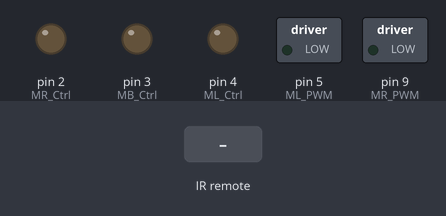
Simulated run of this sketch. Board: Arduino Uno, built with avr-gcc and run on an emulated ATmega328P. On the bench: switched loads named in the sketch (green lamp = pin HIGH), output pins drawn as LEDs (lit = HIGH). The test bench sets the inputs (shaded band).

Above: at 1.2 s.
1.3 s: infrared code 0x807F10EF received
At 2.2 s:
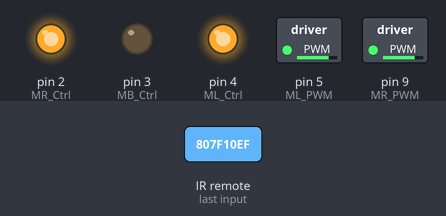
2.8 s: infrared code 0x807F906F received
At 3.3 s:
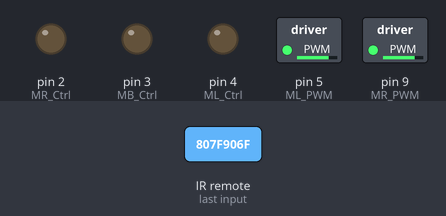
4.3 s: infrared code 0x807F609F received
At 5.5 s:
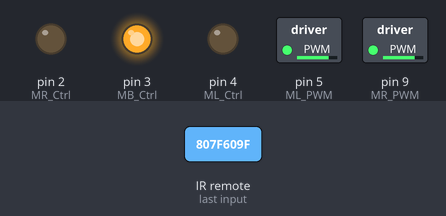
5.8 s: infrared code 0x807F30CF received
At 6.8 s:
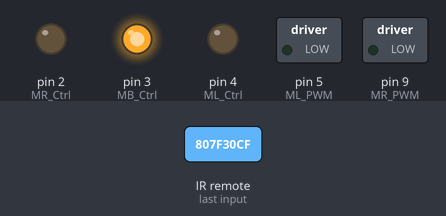
7.3 s: infrared code 0x807FD02F received
At 7.9 s:
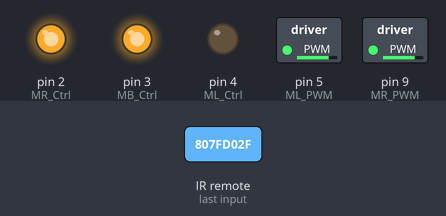
8.8 s: infrared code 0x807F50AF received
At 9.1 s:
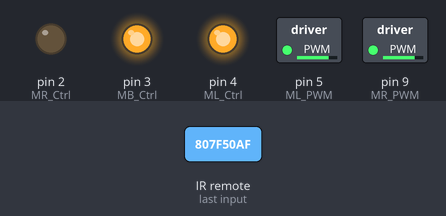
Timing chart, 0 to 11.3 s (numbered marks = the images above; inputs shaded):
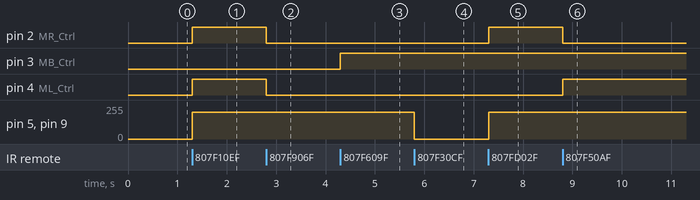

The sketch:

Damsugare.ino
```cpp
#define ML_Ctrl 4     //define direction control pin of B motor
#define ML_PWM 5   //define PWM control pin of B motor
#define MR_Ctrl 2    //define direction control pin of A motor
#define MR_PWM 9   //define PWM control pin of A motor
#define MB_Ctrl 3   //define the controle pin of brush motor
#include <IRremote.h>   //function library of IR remote control
int RECV_PIN = A0;   // set the pin of IR receiver to A0
IRrecv irrecv(RECV_PIN);   // irrecv receives values from IR-sensor
   //introduce variables
long irr_val;
decode_results results;
int mode = 0;
int right_left = 0;
int brush = 0;

void setup(){
    pinMode(ML_Ctrl, OUTPUT);//define direction control pin of B motor to OUTPUT
    pinMode(ML_PWM, OUTPUT);//define PWM control pin of B motor to OUTPUT
    pinMode(MR_Ctrl, OUTPUT);//define direction control pin of A motor to OUTPUT
    pinMode(MR_PWM, OUTPUT);//define PWM control pin of A motor to OUTPUT
    pinMode(MB_Ctrl, OUTPUT);//define control pin of brush motor to OUTPUT
    Serial.begin(9600);
    irrecv.enableIRIn(); // Start the receiver
}

void loop(){

  if (irrecv.decode(&results)){
    irr_val = results.value;
    switch(irr_val){   //if irr_val is the same as following cases it will follow that particular case
      case 0x807F10EF : mode = 1; break;
      case 0x807F906F : mode = 2; break;
      case 0x807F609F : BRUSH_M(); break;
      case 0x807F30CF : mode = 0; break;
      default : mode = mode; break;   //if the signal wasn't the same ass any of above mode will not change
    }
    MODE() ;// calls the function MODE
    irrecv.resume();   // Receive the next value
  }
}

void MODE(){ // MODE is the function that controls what the dust swepper

  // mode = 0 stop
  // mode = 1 forward
  // mode = 2 backward

  switch(mode){ // checks if mode is ether 0, 1 or 2

    case 0 :
      switch(irr_val){ // checks if IR gets a signal
          case 0x807FD02F : right_left = 1; break; //if left button is pushed
          case 0x807F50AF : right_left = 2; break; //if right button is pushed
          case 0xFFFFFFFF : right_left = right_left; break;  // if eror IR message is received
          default : right_left = 0; break; //if no signal is received
          }
      switch(right_left){ //checks if it should turn or not
          case 0 : car_Stop(); break;   //no turn to left or right
          case 1 : car_left_turn(); break;   //turn left
          case 2 : car_right_turn(); break;   //turrn right
          default : car_Stop(); break;   //default stop
          }
      break;

    case 1 :
      switch(irr_val){
          case 0x807FD02F : right_left = 1; break;
          case 0x807F50AF : right_left = 2; break;
          case 0xFFFFFFFF : right_left = right_left; break;
          default : right_left = 0; break;
          }
      switch(right_left){
          case 0 : car_front(); break;
          case 1 : car_left(); break;
          case 2 : car_right(); break;
          default : car_front(); break;   //default front
          }
      break;

    case 2 :
      switch(irr_val){
          case 0x807FD02F : right_left = 1; break;
          case 0x807F50AF : right_left = 2; break;
          case 0xFFFFFFFF : right_left = right_left; break;
          default : right_left = 0; break;
          }
      switch(right_left){
          case 0 : car_back(); break;
          case 1 : car_left(); break;
          case 2 : car_right(); break;
          default : car_back(); break;   //default back
          }
      break;

    default : car_Stop(); mode = 0; break;
  }
}

void car_front(){   //car goes forward
/*  Serial.println("Forward"); */
    digitalWrite(ML_Ctrl,HIGH);//set direction control pin of B motor to HIGH
    analogWrite(ML_PWM,200);//Set PWM control speed of B motor to 20
    digitalWrite(MR_Ctrl,HIGH);//set direction control pin of A motor to HIGH
    analogWrite(MR_PWM,200);//Set PWM control speed of A motor to 20
}
void car_back(){   //car goes back
/*  Serial.println("Back"); */
    digitalWrite(ML_Ctrl,LOW);//set direction control pin of B motor to LOW
    analogWrite(ML_PWM,200);//set PWM control speed of B motor to 200
    digitalWrite(MR_Ctrl,LOW);//set direction control pin of A motor to LOW
    analogWrite(MR_PWM,200);//set PWM control speed of A motor to 200
}
void car_left_turn(){   //car turns left
/*  Serial.println("Left"); */
   //one side gos back and other gos front in the same speed so ti rurns on the spot
    digitalWrite(ML_Ctrl,LOW);//set direction control pin of B motor to LOW
    analogWrite(ML_PWM,200);//set PWM control speed of B motor to 200
    digitalWrite(MR_Ctrl,HIGH);//set direction control pin of A motor to HIGH
    analogWrite(MR_PWM,200);//set PWM control speed of A motor to 200
    delay(100);
}
void car_right_turn(){   //car turns right
/*  Serial.println("Right"); */
   //one side gos back and other gos front in the same speed so ti rurns on the spot
    digitalWrite(ML_Ctrl,HIGH);//set direction control pin of B motor to HIGH
    analogWrite(ML_PWM,200);//set PWM control speed of B motor to 200
    digitalWrite(MR_Ctrl,LOW);//set direction control pin of A motor to LOW
    analogWrite(MR_PWM,200);//set PWM control speed of A motor to 200
    delay(100);
}
void car_left(){   //car turns left
   //lowers the motor speed of side so it turns left
    analogWrite(MR_PWM,255);
    analogWrite(ML_PWM,70);
    delay(100);
}
void car_right(){   //car turns right
     //lowers the motor speed of side so it turns right
    analogWrite(MR_PWM,70);
    analogWrite(ML_PWM,255);
    delay(100);
}
void car_Stop(){   //car stops
/*  Serial.println("Stop"); */
    analogWrite(ML_PWM,0);//set PWM control speed of B motor to 0
    analogWrite(MR_PWM,0);//set PWM control speed of A motor to 0
}
void BRUSH_M(){
   //checks if brush is 1 or 0 and chenge it to the other one
    if(brush == 0){
    brush = 1;
    digitalWrite(MB_Ctrl,HIGH);   //sets the output of pin 3 to high
    delay(100);   //delays the the program os no other eror signals interrupt the control of bruch motors
  }
  else{
    brush = 0;
    digitalWrite(MB_Ctrl,LOW);   //sets the output of pin 3 to low
    delay(100);
  }
}
```

Measured:
- after the input at 1.3 s, pin 2 (MR_Ctrl), pin 4 (ML_Ctrl): LOW → HIGH at once; pin 5 (ML_PWM), pin 9 (MR_PWM): 0/255 → 200/255 at once
- after the input at 2.8 s, pin 2 (MR_Ctrl), pin 4 (ML_Ctrl): HIGH → LOW at once
- after the input at 4.3 s, pin 3 (MB_Ctrl): LOW → HIGH at once
- after the input at 5.8 s, pin 5 (ML_PWM), pin 9 (MR_PWM): 200/255 → 0/255 at once
- after the input at 7.3 s, pin 2 (MR_Ctrl): LOW → HIGH at once; pin 5 (ML_PWM), pin 9 (MR_PWM): 0/255 → 200/255 at once
- after the input at 8.8 s, pin 2 (MR_Ctrl): HIGH → LOW at once; pin 4 (ML_Ctrl): LOW → HIGH at once
